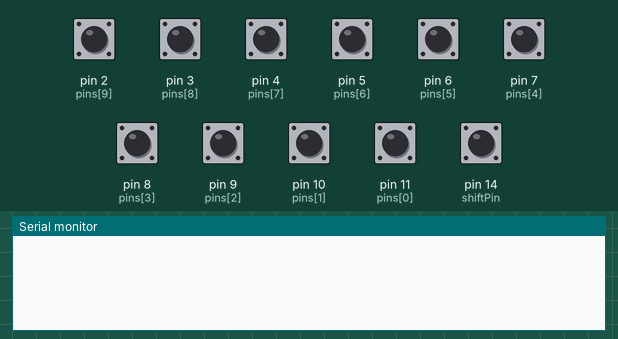
The sketch below on a simulated Arduino Uno, built with avr-gcc and run on an emulated ATmega328P. Parts: the last lines printed to the serial monitor. The inputs (shaded band) are chosen by the test bench; at power-on: pin 2 (pins[9]), pin 3 (pins[8]), pin 4 (pins[7]), pin 5 (pins[6]), pin 6 (pins[5]), pin 7 (pins[4]), pin 8 (pins[3]), pin 9 (pins[2]), pin 10 (pins[1]), pin 11 (pins[0]), pin 14 (shiftPin) HIGH.

Above: at 1.2 s.
1.3 s: pin 2 (pins[9]) pulled LOW for 0.15 s
At 2.3 s:
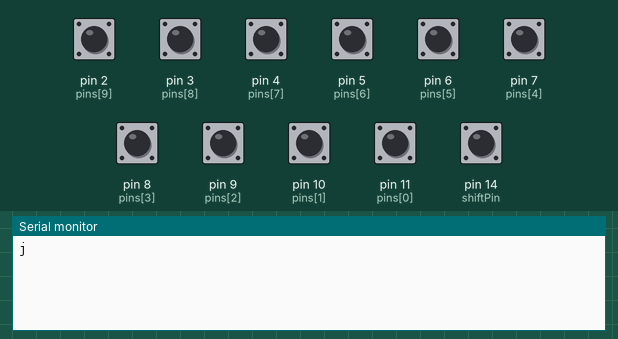
3.2 s: pin 3 (pins[8]) pulled LOW for 0.15 s
At 4.8 s:
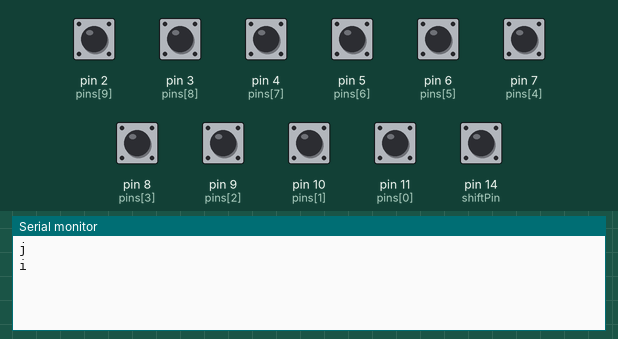
5.1 s: pin 4 (pins[7]) pulled LOW for 0.15 s
At 6.4 s:
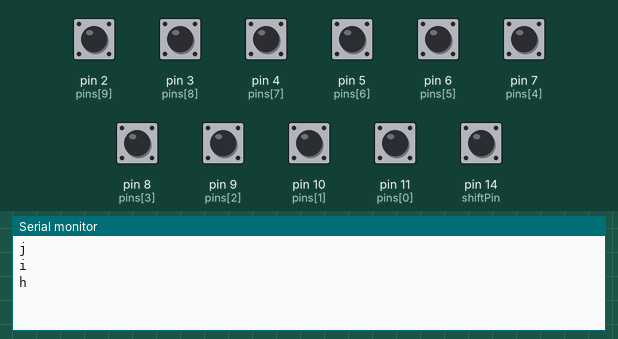
7.0 s: pin 5 (pins[6]) pulled LOW for 0.15 s
At 7.8 s:
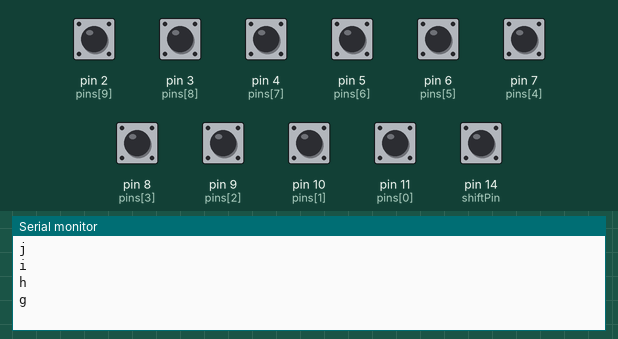
8.9 s: pin 6 (pins[5]) pulled LOW for 0.15 s
At 10.5 s:
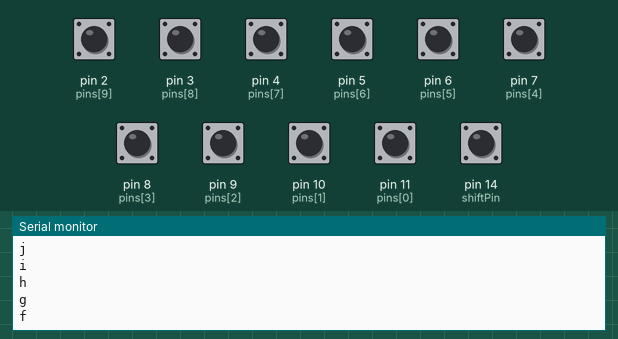
10.8 s: pin 7 (pins[4]) pulled LOW for 0.15 s
At 11.9 s:
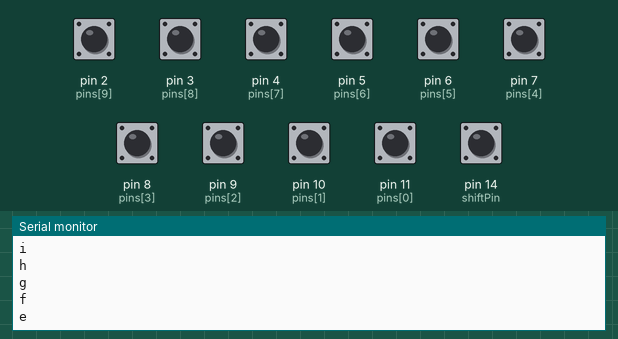

Measured:
- after the input at 1.3 s, the serial monitor: prints a new line after 0.45 s (image 1)
- after the input at 3.2 s, the serial monitor: prints a new line after 0.45 s (image 2)
- after the input at 5.1 s, the serial monitor: prints a new line after 0.45 s (image 3)
- after the input at 7.0 s, the serial monitor: prints a new line after 0.45 s (image 4)
- after the input at 8.9 s, the serial monitor: prints a new line after 0.45 s (image 5)
- after the input at 10.8 s, the serial monitor: prints a new line after 0.45 s (image 6)

The sketch:

sketch.ino
```cpp
const int pins[10] = {11,10,9,8,7,6,5,4,3,2};
const int shiftPin = 14;

char singleLetters[10] = {'a','b','c','d','e','f','g','h','i','j'};
char doubleLetters[10] = {'k','l','m','n','o','p','q','r','s','t'};
char digits[10] = {'1','2','3','4','5','6','7','8','9','0'};

bool waitingSecond[10];
unsigned long firstPressTime[10];

const int doubleTime = 300;

void setup() {

  Serial.begin(9600);

  pinMode(shiftPin, INPUT_PULLUP);

  for(int i=0;i<10;i++){
    pinMode(pins[i], INPUT_PULLUP);
    waitingSecond[i] = false;
  }
}

void loop() {

  bool shiftActive = digitalRead(shiftPin) == LOW;

  bool anyPressed = false;

  for(int i=0;i<10;i++){
    if(digitalRead(pins[i]) == LOW)
      anyPressed = true;
  }

  if(anyPressed){

    bool chord[10] = {0};

    while(true){

      bool stillPressed = false;

      for(int i=0;i<10;i++){
        if(digitalRead(pins[i]) == LOW){
          chord[i] = true;
          stillPressed = true;
        }
      }

      if(!stillPressed) break;
    }

    decodeChord(chord, shiftActive);
    delay(40);
  }

  if(!shiftActive){
    for(int i=0;i<10;i++){
      if(waitingSecond[i] && millis() - firstPressTime[i] > doubleTime){
        Serial.println(singleLetters[i]);
        waitingSecond[i] = false;
      }
    }
  }
}

void decodeChord(bool k[10], bool shiftActive){

  int count = 0;
  int index = -1;

  for(int i=0;i<10;i++){
    if(k[i]){
      count++;
      index = i;
    }
  }

  if(shiftActive){

    if(count == 1){
      Serial.println(digits[index]);
    }

    return;
  }

  if(count == 2){

    if((k[0] && k[1])){ Serial.println("u"); return; }
    if((k[1] && k[2])){ Serial.println("v"); return; }
    if((k[2] && k[3])){ Serial.println("w"); return; }
    if((k[6] && k[7])){ Serial.println("x"); return; }
    if((k[7] && k[8])){ Serial.println("y"); return; }
    if((k[8] && k[9])){ Serial.println("z"); return; }
    if((k[4] && k[5])){ Serial.println(" "); return; }

  }

  if(count == 1){

    unsigned long now = millis();

    if(waitingSecond[index] && now - firstPressTime[index] < doubleTime){
      Serial.println(doubleLetters[index]);
      waitingSecond[index] = false;
    }
    else{
      waitingSecond[index] = true;
      firstPressTime[index] = now;
    }
  }
}
```
